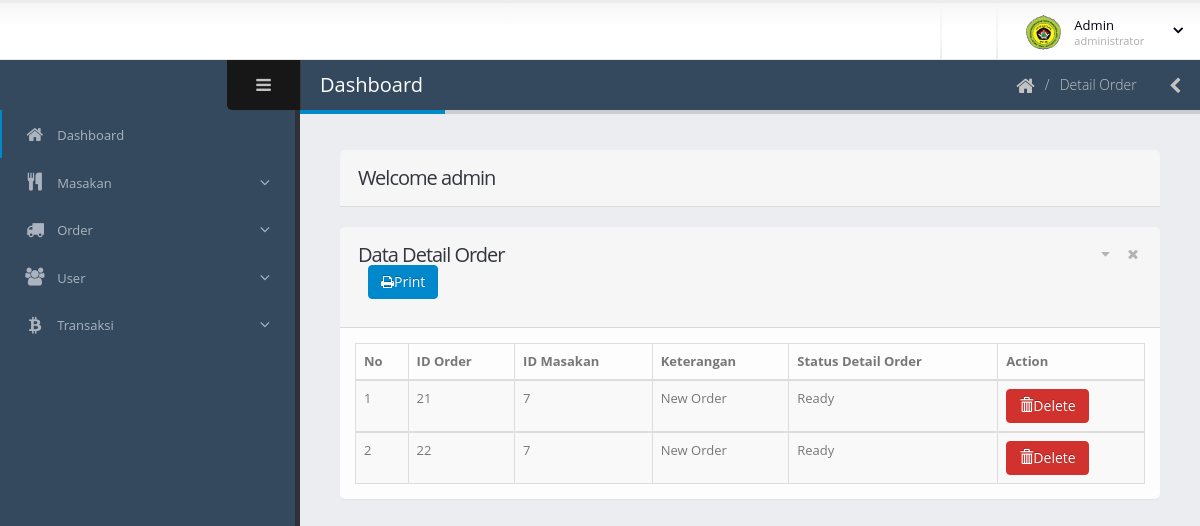
The app's page /admin/detail_order/index.php (signed in) with its own data.
### tables this page shows
CREATE TABLE `detail_order` (
  `id_detail_order` int(15) NOT NULL,
  `id_order` int(15) NOT NULL,
  `id_masakan` int(15) NOT NULL,
  `qty` int(15) NOT NULL,
  `keterangan` varchar(30) NOT NULL,
  `status_detail_order` varchar(30) NOT NULL
);

### admin/detail_order/index.php (the view, shortened to what this page needs)
<!doctype html>
<html class="fixed">
	<head>
<?php require('head.php'); ?>
	</head>
	<body>
		<section class="body">
			<header class="header">
				<div class="header-right">
					<span class="separator"></span>
					<span class="separator"></span>
					<div id="userbox" class="userbox">
						<a href="#" data-toggle="dropdown">
							<figure class="profile-picture">
								<img src="../../assets/images/logo.jpg" alt="Joseph Doe" class="img-circle" data-lock-picture="../../assets/images/logo.jpg" />
							</figure>
							<div class="profile-info" data-lock-name="John Doe" data-lock-email="johndoe@JSOFT.com">
								<span class="name">Admin</span>
								<span class="role">administrator</span>
							</div>
							<i class="fa custom-caret"></i>
						</a>
					</div>
				</div>
			</header>
			<div class="inner-wrapper">
				<?php
	require_once('sidebar.php');
	?>
				<section role="main" class="content-body">
					<header class="page-header">
						<h2>Dashboard</h2>
						<div class="right-wrapper pull-right">
							<ol class="breadcrumbs">
								<li>
									<a href="index.html">
										<i class="fa fa-home"></i>
									</a>
								</li>
								<li><span>Detail Order</span></li>
							</ol>
							<a class="sidebar-right-toggle" data-open=""><i class="fa fa-chevron-left"></i></a>
						</div>
					</header>
					<section class="panel">
							<header class="panel-heading">
								<h2 class="panel-title">Welcome <?php echo $_SESSION['username']; ?></h2>
							</header>
						</section>
					<section class="panel">
							<header class="panel-heading">
								<div class="panel-actions">
									<a href="#" class="fa fa-caret-down"></a>
									<a href="#" class="fa fa-times"></a>
								</div>
								<h2 class="panel-title">Data Detail Order</h2>
								<p><a href="print.php" class="btn btn-primary ml-sm"><i class="fa fa-print"></i>Print</a></p>
							</header>
							<div class="panel-body">
								<table class="table table-bordered table-striped mb-none" id="datatable-default">
									<thead>
										<tr>
											<th>No</th>
											<th>ID Order</th>
											<th>ID Masakan</th>
											<th>Keterangan</th>
											<th>Status Detail Order</th>
											<th class="hidden-phone">Action</th>
										</tr>
									</thead>
								<?php
 									 include "../koneksi.php";
 									 $no = 0;
 									 $modal=mysqli_query($koneksi," SELECT * FROM `detail_order` ");
  									while($r=mysqli_fetch_array($modal)){
  									$no++;
									?>
									<tbody>
										<tr class="gradeX">
									<td><?php echo $no;?></td>
      								<td><?php echo  $r['id_order']; ?></td>
      								<td><?php echo  $r['id_masakan']; ?></td>
      								<td><?php echo  $r['keterangan']; ?></td>
      								<td><?php echo $r['status_detail_order']?></td>
      						<td>
        						<a href="#" class="btn btn-danger" onclick="confirm_modal('proses_delete.php?&id_detail_order=<?php echo  $r['id_detail_order']; ?>');">
        							<span class="glyphicon glyphicon-trash"></span>Delete</a>
     						</td>
										</tr>
									</tbody>
									<?php } ?>
								</table>
							</div>
						</section>
	</body>
</html>

### assets/stylesheets/skins/default.css (style rules this page uses)
a, .btn-link { color: #0088cc; }
body .btn-primary { color: #ffffff; text-shadow: 0 -1px 0 rgba(0, 0, 0, 0.25); background-color: #0088cc; border-color: #0088cc; }
body .btn-danger { color: #ffffff; text-shadow: 0 -1px 0 rgba(0, 0, 0, 0.25); background-color: #d2322d; border-color: #d2322d; }
.page-header h2 { border-bottom-color: #0088cc; }

### records on screen
detail_order: id_order "21", id_masakan "7", keterangan "New Order", status_detail_order "Ready"
detail_order: id_order "22", id_masakan "7", keterangan "New Order", status_detail_order "Ready"

### other values on screen
$_SESSION['username'] "admin"
